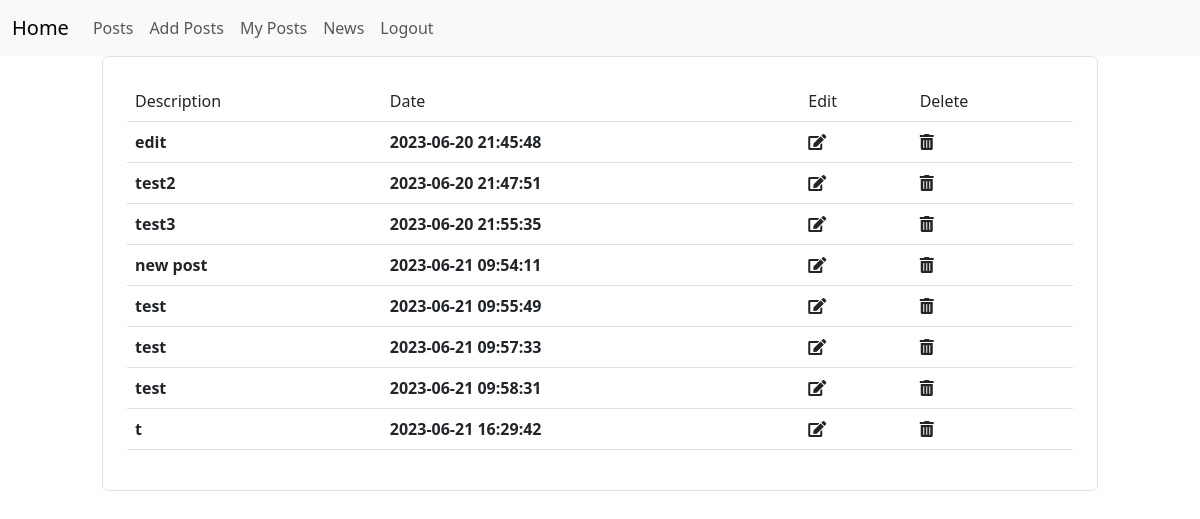
/comments/myposts.php?id=1, run on the app's committed database.
### tables this page shows
CREATE TABLE `posts` (
  `id` int(11) NOT NULL,
  `description` varchar(45) DEFAULT NULL,
  `userid` int(11) DEFAULT NULL,
  `created_at` timestamp NOT NULL DEFAULT current_timestamp()
);

### comments/myposts.php (the view, shortened to what this page needs)
<?php
$userid= $_GET['id'];
?>
<!doctype html>
<html lang="en">
<head>
    <link rel="stylesheet" href="https://use.fontawesome.com/releases/v5.4.1/css/all.css"
>
    <link href="https://cdn.jsdelivr.net/npm/bootstrap@5.3.0/dist/css/bootstrap.min.css" rel="stylesheet"
>
</head>
<body>
    <nav class="navbar navbar-expand-lg bg-body-tertiary">
        <div class="container-fluid">
            <a class="navbar-brand" href="#">Home</a>
            <div class="collapse navbar-collapse" id="navbarNav">
                <ul class="navbar-nav">
                    <li class="nav-item">
                        <a class="nav-link" href="home.php?id=<?php echo $userid;
?>"> Posts</a>
                    </li>
                    <li class="nav-item">
                        <a class="nav-link" href="addpost.php?id=<?php echo $userid;
?>">Add Posts</a>
                    </li>
                    <li class="nav-item">
                        <a class="nav-link" href="myposts.php?id=<?php echo $userid;
?>">My Posts</a>
                    </li>
                    <li class="nav-item">
                    <a class="nav-link"  href="news.php?id=<?php echo $userid;
?>">News</a>
                    </li>
                    <li class="nav-item">
                        <a class="nav-link" href="login.php">Logout</a>
                    </li>
                </ul>
            </div>
        </div>
    </nav>
  <tbody>
    <div class="row d-flex justify-content-center">
        <div class="col-md-10 col-lg-10">
            <div class="card shadow-0 border" style="background-color: ;">
                <div class="card-body p-4">
                    <table class="table table-hover">
                    <thead>
                    <td>Description</td>
      <td>Date</td>
      <td>Edit</td>
      <td>Delete</td>
  </thead>
                    <?php
                    include "conn.php";
                    $sql = "SELECT * FROM socialapp.posts where userid=".$userid."";
    $result = $conn->query($sql);
if ($result->num_rows > 0) {
  while($row = $result->fetch_assoc()) {
    echo'<tr>
    <th scope="col">'.$row["description"].'</th>
    <th scope="col">'.$row["created_at"].'</th>
    <th scope="col"><i class="fas fa-edit" onclick="editpost('.$row["id"].')" data-bs-toggle="modal" data-bs-target="#editmodal" ></i></th>
    <th scope="col"><i class="fas fa-trash-alt" onclick="deletepost('.$row["id"].')" data-bs-toggle="modal" data-bs-target="#deletemodal"></i></th>
  </tr>';
  }
}
?>
                    </table>
                </div>
            </div>
        </div>
    </div>
</body>
</html>

### data on the page
posts: description "edit", created_at "2023-06-20 21:45:48"
posts: description "test2", created_at "2023-06-20 21:47:51"
posts: description "test3", created_at "2023-06-20 21:55:35"
posts: description "new post", created_at "2023-06-21 09:54:11"
posts: description "test", created_at "2023-06-21 09:55:49"
posts: description "test", created_at "2023-06-21 09:57:33"
posts: description "test", created_at "2023-06-21 09:58:31"
posts: description "t", created_at "2023-06-21 16:29:42"
